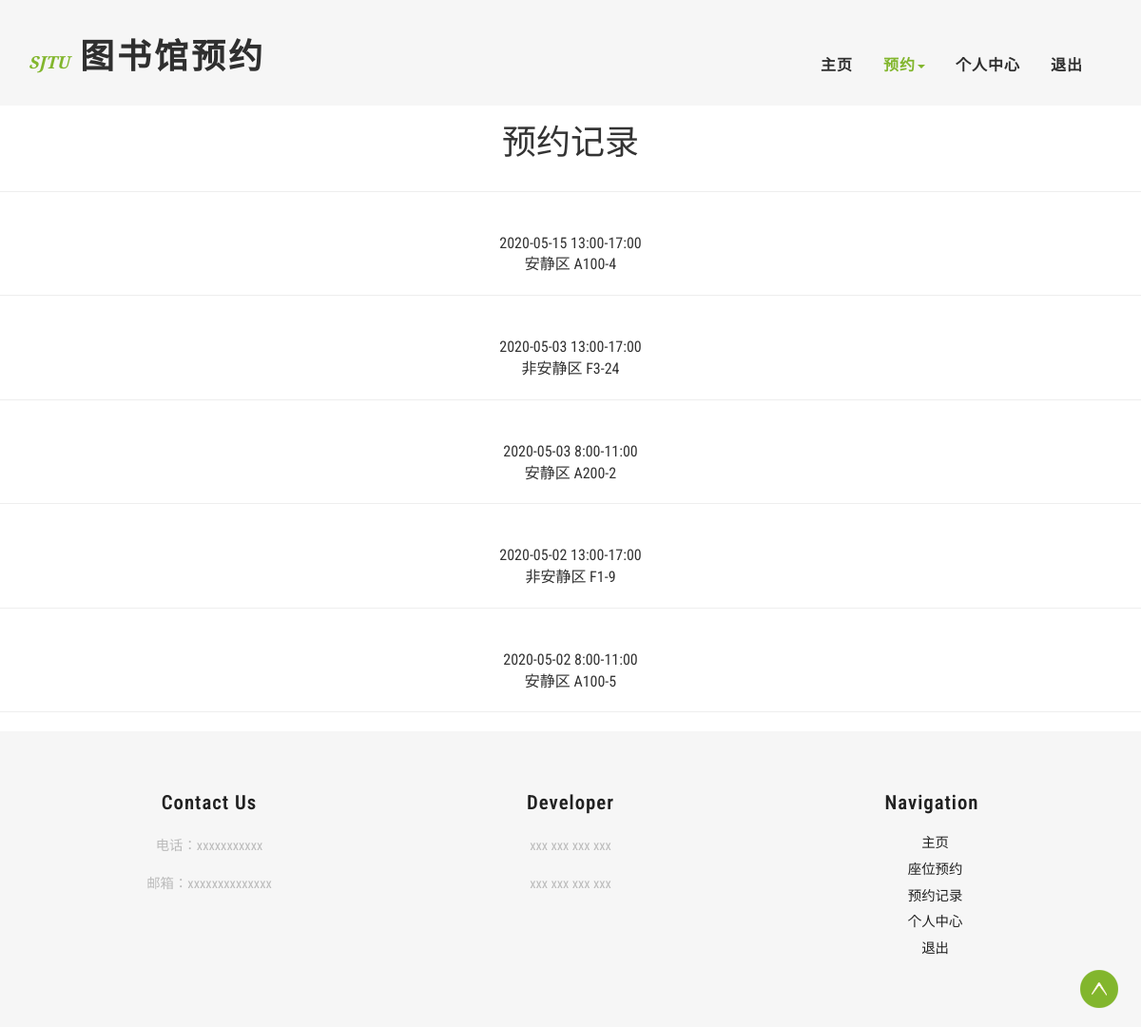
The app's page /book/book_record/ (signed in) with its own data.
### Book_App/models.py (models this page shows)
class Reservation(models.Model):
    account = models.ForeignKey(UserProf, on_delete=models.CASCADE)  # 与用户关联
    seat = models.ForeignKey(Seat, on_delete=models.CASCADE)  # 与座位关联
    is_delete = models.BooleanField(default=True)  # 当前预约/预约记录
    date = models.CharField(max_length=20)  # 预约时间点(年-月-日）
    time_choice = (  # 可选择时间点
        (1, "8:00-11:00"),
        (2, "13:00-17:00"),
        (3, "18:00-21:00"),
    )
    time_id = models.IntegerField(choices=time_choice)  # 1、2、3
    class Meta:
        db_table = 'reservation'
        unique_together = (
            ("account", "seat", "time_id"),  # 这三个字段联合唯一，防止重复预订
        )

class Seat(models.Model):
    is_quiet_area = models.BooleanField(default=True)  # 安静区/非安静区
    floor = models.IntegerField(default=1)  # 楼层，5层
    area = models.CharField(max_length=1, null=True)  # 阅览区，A区、B区、C区
    table_type = models.IntegerField(default=4)  # 桌子类型，1人桌、2人桌、4人桌
    has_power = models.BooleanField(default=False)  # 默认无电源插座
    table_position_noisy = models.CharField(max_length=20, null=True)  # 桌子位置 格式：floor-桌号
    table_position_quiet = models.CharField(max_length=20, null=True)  # 桌子位置 格式：A100-桌号
    class Meta:
        db_table = 'seat'

### Book_App/views.py (the view)
# urls.py: path('book_record/', views.book_record, name='book_record'),
def book_record(request):
    try:
        user_id = request.session.get('user_id')*1
    except Exception:
        return redirect(reverse('account:user_login'))
    user_id = request.session.get('user_id')
    userprof = UserProf.objects.get(user_id=user_id)
    judge_is_delete(userprof)
    reservation_records = Reservation.objects.filter(account=userprof)
    reservation_records = reservation_records.order_by('-date', '-time_id')
    records_not_delete = []
    records_is_delete = []
    for reservation_record in reservation_records:
        re_record = Re_Record()
        re_record.day = reservation_record.date
        re_record.id = reservation_record.id
        if reservation_record.time_id == 1:
            re_record.time_choice = '8:00-11:00'
        if reservation_record.time_id == 2:
            re_record.time_choice = '13:00-17:00'
        if reservation_record.time_id == 3:
            re_record.time_choice = '18:00-21:00'
        seat = reservation_record.seat
        if seat.is_quiet_area:
            re_record.is_quiet = '安静区'
            re_record.seat_id = seat.table_position_quiet
        else:
            re_record.is_quiet = '非安静区'
            re_record.seat_id = seat.table_position_noisy
        if not reservation_record.is_delete:
            records_not_delete.append(re_record)
        else:
            records_is_delete.append(re_record)
    data = {
        'records_not_delete': records_not_delete,
        'records_is_delete': records_is_delete,
    }
    return render(request, 'main/book_record.html', context=data)

### templates/main/book_record.html (shortened to what this page needs)
{% extends 'base_main.html' %}
{% load static %}
{% block header %}
    <div class="banner">
        <div class="header">
            <div class="container">
                <div class="header-left">
                    <div class="w3layouts-logo">
                        <h1>
                            <a href="{% url 'center:homepage' %}"><span>SJTU</span> 图书馆预约 </a>
                        </h1>
                    </div>
                </div>
                <div class="header-right">
                    <div class="w3-header-bottom">
                        <div class="top-nav">
                            <nav class="navbar navbar-default">
                                <div class="collapse navbar-collapse" id="bs-example-navbar-collapse-1">
                                    <ul class="nav navbar-nav">
                                        <li><a href="{% url 'center:homepage' %}">主页</a></li>
                                        <li class=""><a class="active" href="#"
                                                        class="dropdown-toggle hvr-bounce-to-bottom"
                                                        data-toggle="dropdown" role="button" aria-haspopup="true"
                                                        aria-expanded="false">预约<span class="caret"></span></a>
                                        </li>
                                        <li><a href={% url 'center:personal_center' %}>个人中心</a></li>
                                        <li><a href={% url 'account:logout' %}>退出</a></li>
                                    </ul>
                                    <div class="clearfix"></div>
                                </div>
                            </nav>
                        </div>
                        <div class="clearfix"></div>
                    </div>
                </div>
                <div class="clearfix"></div>
            </div>
        </div>
    </div>
{% endblock %}
{% block content %}
    <div class="text-center"><h1>预约记录</h1></div>
    <div class="row">
        <div class="text-center">
            <hr>
            {% for record in records_is_delete %}
                <br>
                <span>{{ record.day }}</span>
                <span>{{ record.time_choice }}</span>
                <br>
                <span>{{ record.is_quiet }}</span>
                <span>{{ record.seat_id }}</span>
                <br>
                <hr>
            {% endfor %}
        </div>
    </div>
{% endblock %}

### static/css/style.css (style rules this page uses)
body a { transition: 0.5s all; -webkit-transition: 0.5s all; -o-transition: 0.5s all; -moz-transition: 0.5s all; -ms-transition: 0.5s all; }
html, body { font-size: 100%; font-family: 'Roboto Condensed', sans-serif; }
body { background: #FFFFFF; }
.header { background: rgba(212, 212, 212, 0.21); padding: 1em 0; }
.header-left { float: left; }
.w3layouts-logo { margin: 1.5em 0 0 0; }
.w3layouts-logo h1 { margin: 0; }
.w3layouts-logo h1 a { color: #2f2f2f; font-size: 1em; text-decoration: none; font-weight: 900; font-family: 'Raleway', sans-serif; text-transform: uppercase; letter-spacing: 3px; }
.w3layouts-logo h1 a span { color: #82b62d; font-size: .5em; text-decoration: none; font-family: 'Crimson Text', serif; font-style: italic; font-weight: 600; text-transform: uppercase; letter-spacing: 0; }
.header-right { float: right; margin: 1.2em 0 0 0; }
.top-nav { padding: 1em 0; margin: .5em 0 0 0; float: left; }
.top-nav ul { padding: 0; margin: 0; }
.top-nav ul li { display: inline-block; margin: 0 1em; float: left; }
ul.nav.navbar-nav { float: right; }
.navbar-default { background: none; border: none; margin: 0; }
.navbar { min-height: 0; }
.top-nav ul li a { color: #2f2f2f !important; font-size: 1em; margin: 0; text-decoration: none; padding: 0; font-weight: 600; font-family: 'Roboto Condensed', sans-serif; letter-spacing: 1px; }
.top-nav ul li a.active { color: #82b62d !important; }

### records on screen
Reservation: day "2020-05-15"
Seat: seat_id "A100-4"
Reservation: day "2020-05-03"
Seat: seat_id "F3-24"
Reservation: day "2020-05-03"
Seat: seat_id "A200-2"
Reservation: day "2020-05-02"
Seat: seat_id "F1-9"
Reservation: day "2020-05-02"
Seat: seat_id "A100-5"

### other values on screen
{{ record.time_choice }} "13:00-17:00" "13:00-17:00" "8:00-11:00" "13:00-17:00" "8:00-11:00"
{{ record.is_quiet }} "安静区" "非安静区" "安静区" "非安静区" "安静区"
